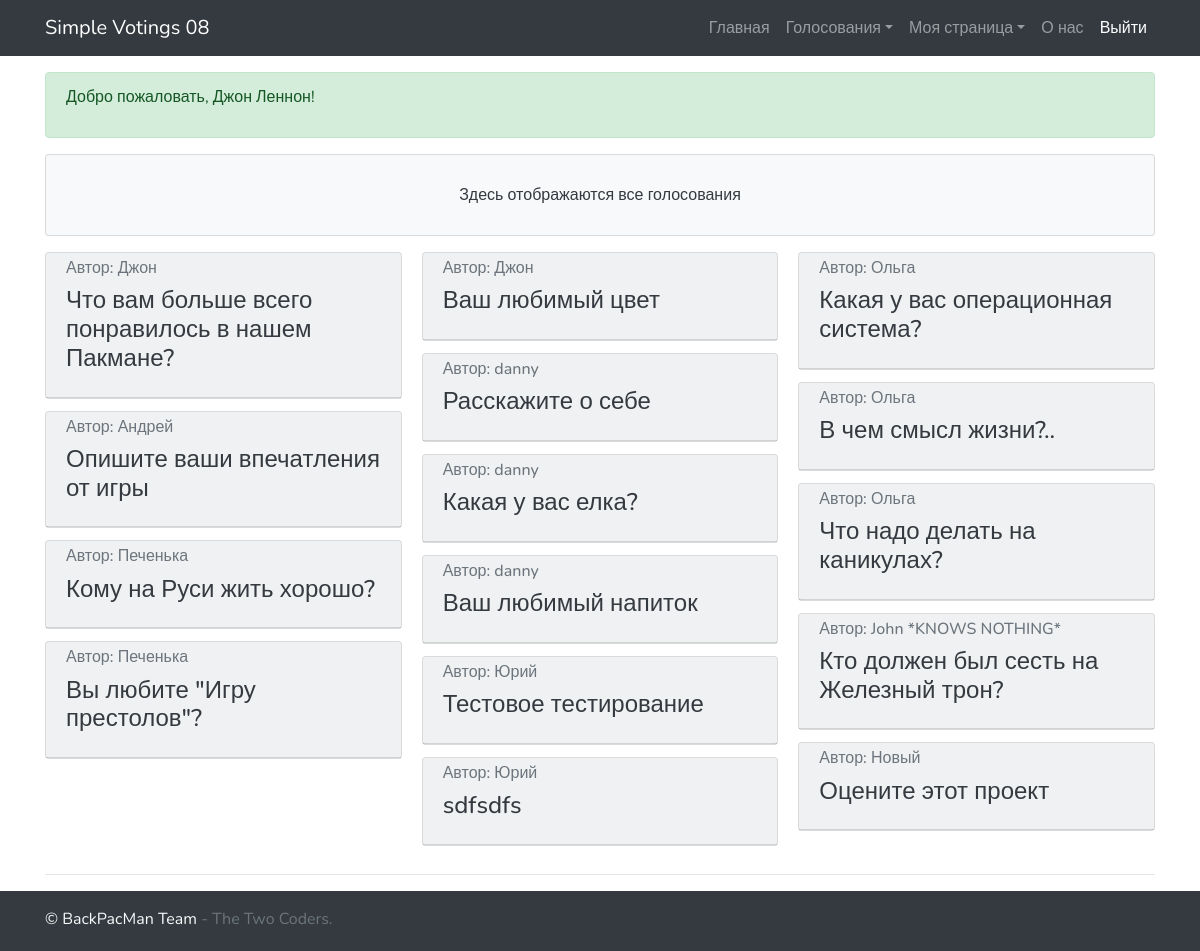
The app's page /home/ (signed in) with its own data.
### main_app/models.py (models this page shows)
class Voting(models.Model):
    question = models.CharField(max_length=50)
    type = models.CharField(max_length=20, default='radio')  # radio, checkbox, text_input
    author = models.ForeignKey(get_user_model(), on_delete=models.CASCADE)
    def options(self):
        return Options.objects.filter(voting_id=self.id)
    def users(self):
        return {e.user_id for e in Vote.objects.filter(voting_id=self.id)}
    def users_text(self):
        return {e.user_id for e in TextOption.objects.filter(voting_id=self.id)}
    def voting_view(self):
        return "/voting/" + str(self.id)

### main_app/views.py (the view)
# urls.py: 2. Add a URL to urlpatterns:  path('', views.home, name='home')
@login_required
def home(request):
    context = {
        'pagetitle': 'Голосования',
        'votings': models.Voting.objects.all(),
        'menu': get_menu_context(request),
        'user': request.user,
        'loginform': AuthenticationForm(),
        'main_message': 'Здесь отображаются все голосования',
        'auth_msg': greeting(request),
        'expand': True
    }
    if False and request:
        context['vote_errors'] = request.errors.vote
    return render(request, 'home.html', context)

### main_app/models.py (called while the page is built)
    def votes(self):
        return {e.id for e in Vote.objects.filter(option_id=self.id)}

    def users(self):
        return {e.id for e in Vote.objects.filter(voting_id=self.voting_id)}

    def get_votes_percentage(self):
        return int(len(self.votes()) / len(self.users()) * 100)

    def get_votes_count_t(self):
        a = len(self.votes())
        return f"(Выбор {a} пользовател{get_suffix(a, 'ей', 'я', 'ей')})" \
            if a else "(Никто ещё не выбирал этот вариант)"

### main_app/views.py (called while the page is built)
def get_menu_context(request):
    menu_login = []
    if request.user.is_authenticated:
        menu_login.append({'url': '/logout/', 'name': 'Выйти'})
    else:
        menu_login += [{'url': '/signup/', 'name': 'Регистрация'},
                       {'url': '/login/', 'name': 'Войти'}]
    menu = [
        menu_login,
        {'url': '/', 'name': 'Главная'},
        {'url': '', 'name': 'Голосования',
         'dropdown': [
             {'url': '/home/', 'name': 'Просмотреть все'},
             {'url': '/create/', 'name': 'Создать'},
         ]},
        {'url': '/', 'name': 'Моя страница',
         'dropdown': [
             {'url': '/profile/' + str(request.user.id), 'name': 'Профиль'},
             {'url': '/edit_profile/', 'name': 'Редактировать'},
         ]},
        {'url': '/about/', 'name': 'О нас'},
    ]
    return menu

def greeting(request):
    if request.user.is_authenticated:
        if request.user.first_name:
            auth_msg = 'Добро пожаловать, {} {}!'.format(request.user.first_name, request.user.last_name)
        else:
            auth_msg = 'Добро пожаловать, {}!'.format(request.user)
    else:
        auth_msg = 'Вы вошли как гость. Чтобы продолжить, нужно авторизоваться'
    return auth_msg

def get_suffix(x: int, zero: str, one: str, two: str, ):
    x %= 100
    if 9 < x < 20:
        return zero
    x %= 10
    if x is 1:
        return one
    elif x in [2, 3, 4]:
        return two
    else:
        return zero

### main_app/templates/home.html
{% extends "basic.html" %}
{% block main %}
<div class="card-columns">
    {% for voting in votings %}
    {% if voting.type == 'text_input' %}
    {% include 'forms/voting_text.html' with action="/vote/" %}
    {% else %}
    {% include 'forms/voting_basic.html' with action="/vote/" %}
    {% endif %}
    {% endfor %}
</div>
<hr>
{% endblock %}

### main_app/templates/forms/basic.html (shortened to what this page needs)
<form method="{% block method %}{{ method|default:'POST' }}{% endblock %}"
      action="{% block action %}{{ action|default:'/' }}{% endblock %}" id="voting_form">
    <div class="card bg-light">
        <div class="card-header" {% if expand %}
             data-toggle="collapse" href="#voting_{{voting.id}}" role="button" aria-expanded="false"
             aria-controls="voting_{{voting.id}}" {% endif %}>
            <h6 class="card-subtitle mb-2 text-muted">Автор:
                {% if voting.author.first_name %} {{ voting.author.first_name }}
                {% else %} {{ voting.author }} {% endif %} </h6>
            <h4 class="card-title"><a href="{{voting.voting_view}}" class="text-dark"> {{ voting.question }}</a></h4>
        </div>
    </div>
</form>

### main_app/static/css/custom.css (style rules this page uses)
html { height: 100%; }
body { font-family: 'Nunito', sans-serif; min-height:100%; position:relative; padding-bottom: 60px; background-image: url("./images/img.png"); }

### records on screen
Voting: author.first_name "Джон", question "Что вам больше всего понравилось в нашем Пакмане?"
Voting: author.first_name "Андрей", question "Опишите ваши впечатления от игры"
Voting: author.first_name "Печенька", question "Кому на Руси жить хорошо?"
Voting: author.first_name "Печенька", question "Вы любите \"Игру престолов\"?"
Voting: author.first_name "Джон", question "Ваш любимый цвет"
Voting: author "danny", question "Расскажите о себе"
Voting: author "danny", question "Какая у вас елка?"
Voting: author "danny", question "Ваш любимый напиток"
Voting: author.first_name "Юрий", question "Тестовое тестирование"
Voting: author.first_name "Юрий", question "sdfsdfs"
Voting: author.first_name "Ольга", question "Какая у вас операционная система?"
Voting: author.first_name "Ольга", question "В чем смысл жизни?.."
Voting: author.first_name "Ольга", question "Что надо делать на каникулах?"
Voting: author.first_name "John *KNOWS NOTHING*", question "Кто должен был сесть на Железный трон?"
Voting: author.first_name "Новый", question "Оцените этот проект"

### other values on screen
{{ item.name }} "Главная" "О нас"
{{ item.name }} "Голосования" "Моя страница"
{{ item.name }} "Выйти"
{{ auth_msg }} "Добро пожаловать, Джон Леннон!"
{{ main_message }} "Здесь отображаются все голосования"
